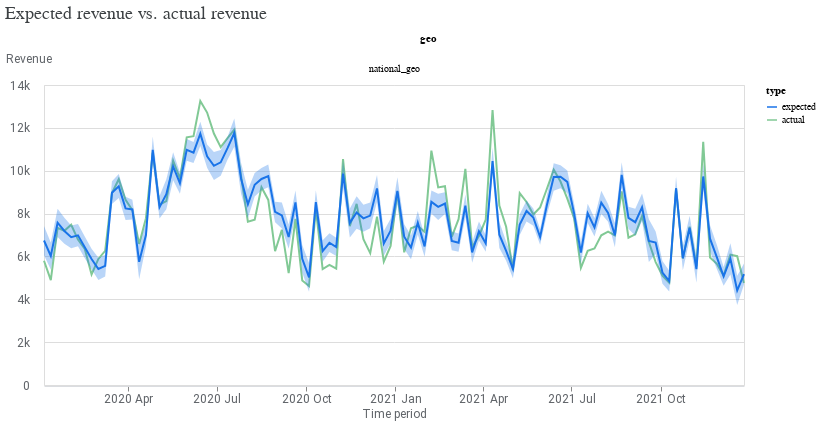

Write notebook code for a chart like this one.
### Markdown cell above
#### Meridian

### Code cell
for i, (mmm_model, data_df) in enumerate(zip(meridian_models, datasets), start=1):
    dataset_name = ['small', 'medium', 'large'][i - 1]
    print(f"\n--- Plotting Posterior Predictive for Meridian model ({dataset_name}) ---")
    model_fit = visualizer.ModelFit(mmm_model) # 0 = small, 1 = medium and 2 = large
    fig = model_fit.plot_model_fit(
        n_top_largest_geos=len(data_df["geo"].unique()),
        show_geo_level=True,
        include_baseline=False,
        include_ci=True
    )
    fig.show()

### Figure 1 — Vega-Lite specification as saved in the notebook (floating-point values rounded to 4 significant figures; data arrays with more than 128 entries replaced by an {"elided": "..."} marker saying what was removed)
{"config": {"view": {"continuousWidth": 300, "continuousHeight": 300}, "axis": {"labelColor": "#5F6368", "labelFont": "Roboto", "labelFontSize": 12, "titleColor": "#5F6368", "titleFont": "Roboto", "titleFontSize": 12, "titleFontWeight": "normal"}}, "data": {"name": "data-26fb9974b79cb11be359a09da5f42142"}, "facet": {"column": {"field": "geo", "sort": ["national_geo"], "type": "ordinal"}}, "spec": {"layer": [{"mark": {"type": "line"}, "encoding": {"color": {"field": "type", "scale": {"domain": ["expected", "actual"], "range": ["#1A73E8", "#81C995"]}, "type": "nominal"}, "x": {"axis": {"domainColor": "#DADCE0", "format": "%Y %b", "grid": false, "tickCount": 8}, "field": "time", "title": "Time period", "type": "temporal"}, "y": {"axis": {"domain": false, "labelExpr": "replace(format(datum.value, '.3~s'), 'G', 'B')", "labelPadding": 10, "tickCount": 5, "ticks": false, "titleAlign": "left", "titleAngle": 0, "titleY": -20}, "field": "mean", "title": "Revenue", "type": "quantitative"}}}, {"mark": {"type": "area", "opacity": 0.3}, "encoding": {"color": {"field": "type", "legend": null, "scale": {"domain": ["expected"], "range": ["#1A73E8"]}, "type": "nominal"}, "x": {"field": "time", "type": "temporal"}, "y": {"field": "ci_hi", "type": "quantitative"}, "y2": {"field": "ci_lo"}}}], "resolve": {"scale": {"color": "independent"}}, "width": 700}, "title": {"text": "Expected revenue vs. actual revenue", "anchor": "start", "color": "#3C4043", "font": "Google Sans Display", "fontSize": 18, "fontWeight": "normal", "offset": 10}, "$schema": "https://vega.github.io/schema/vega-lite/v5.20.1.json", "datasets": {"data-26fb9974b79cb11be359a09da5f42142": {"elided": "208 records"}}}
